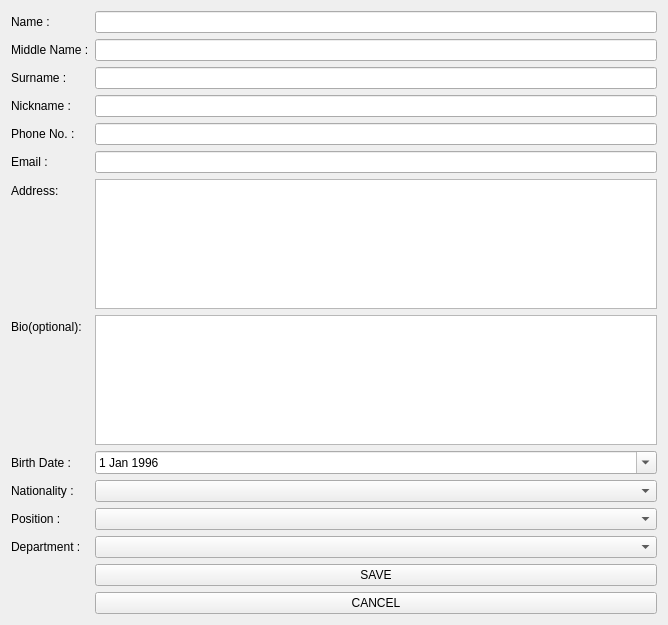
     <widget class="QWidget" name="scrollAreaWidgetContents">
      <property name="geometry">
       <rect>
        <x>0</x>
        <y>-86</y>
        <width>668</width>
        <height>625</height>
       </rect>
      </property>
      <layout class="QFormLayout" name="formLayout">
       <property name="fieldGrowthPolicy">
        <enum>QFormLayout::AllNonFixedFieldsGrow</enum>
       </property>
       <item row="0" column="0">
        <widget class="QLabel" name="label_5">
         <property name="text">
          <string>Name : </string>
         </property>
        </widget>
       </item>
       <item row="0" column="1">
        <widget class="QLineEdit" name="name_lineEdit">
         <property name="mouseTracking">
          <bool>false</bool>
         </property>
         <property name="autoFillBackground">
          <bool>false</bool>
         </property>
         <property name="text">
          <string/>
         </property>
         <property name="frame">
          <bool>true</bool>
         </property>
         <property name="placeholderText">
          <string/>
         </property>
        </widget>
       </item>
       <item row="1" column="0">
        <widget class="QLabel" name="label_6">
         <property name="text">
          <string>Middle Name :</string>
         </property>
        </widget>
       </item>
       <item row="1" column="1">
        <widget class="QLineEdit" name="middlename_lineEdit">
         <property name="mouseTracking">
          <bool>false</bool>
         </property>
        </widget>
       </item>
       <item row="2" column="0">
        <widget class="QLabel" name="label_7">
         <property name="text">
          <string>Surname :</string>
         </property>
        </widget>
       </item>
       <item row="2" column="1">
        <widget class="QLineEdit" name="surname_lineEdit">
         <property name="mouseTracking">
          <bool>false</bool>
         </property>
        </widget>
       </item>
       <item row="3" column="0">
        <widget class="QLabel" name="label_9">
         <property name="text">
          <string>Nickname :</string>
         </property>
        </widget>
       </item>
       <item row="3" column="1">
        <widget class="QLineEdit" name="nickname_lineEdit">
         <property name="mouseTracking">
          <bool>false</bool>
         </property>
        </widget>
       </item>
       <item row="4" column="0">
        <widget class="QLabel" name="label_10">
         <property name="text">
          <string>Phone No. :</string>
         </property>
        </widget>
       </item>
       <item row="4" column="1">
        <widget class="QLineEdit" name="phone_lineEdit">
         <property name="mouseTracking">
          <bool>false</bool>
         </property>
        </widget>
       </item>
       <item row="5" column="0">
        <widget class="QLabel" name="label_17">
         <property name="text">
          <string>Email :</string>
         </property>
        </widget>
       </item>
       <item row="5" column="1">
        <widget class="QLineEdit" name="email_lineEdit">
         <property name="mouseTracking">
          <bool>false</bool>
         </property>
        </widget>
       </item>
       <item row="6" column="0">
        <widget class="QLabel" name="label_11">
         <property name="text">
          <string>Address:</string>
         </property>
        </widget>
       </item>
       <item row="6" column="1">
        <widget class="QTextEdit" name="address_textEdit"/>
       </item>
       <item row="7" column="0">
        <widget class="QLabel" name="label_12">
         <property name="text">
          <string>Bio(optional):</string>
         </property>
        </widget>
       </item>
       <item row="7" column="1">
        <widget class="QTextEdit" name="bio_textEdit"/>
       </item>
       <item row="8" column="0">
        <widget class="QLabel" name="label_13">
         <property name="text">
          <string>Birth Date :</string>
         </property>
        </widget>
       </item>
       <item row="8" column="1">
        <widget class="QDateEdit" name="dateEdit">
         <property name="locale">
          <locale language="English" country="UnitedStates"/>
         </property>
         <property name="date">
          <date>
           <year>1996</year>
           <month>1</month>
           <day>1</day>
          </date>
         </property>
         <property name="calendarPopup">
          <bool>true</bool>
         </property>
        </widget>
       </item>
       <item row="9" column="0">
        <widget class="QLabel" name="label_16">
         <property name="text">
          <string>Nationality :</string>
         </property>
        </widget>
       </item>
       <item row="9" column="1">
        <widget class="QComboBox" name="nation_box"/>
       </item>
       <item row="10" column="0">
        <widget class="QLabel" name="label_14">
         <property name="text">
          <string>Position :</string>
         </property>
        </widget>
       </item>
       <item row="10" column="1">
        <widget class="QComboBox" name="position_box"/>
       </item>
       <item row="11" column="0">
        <widget class="QLabel" name="label_15">
         <property name="text">
          <string>Department :</string>
         </property>
        </widget>
       </item>
       <item row="11" column="1">
        <widget class="QComboBox" name="department_box"/>
       </item>
       <item row="13" column="1">
        <widget class="QPushButton" name="cancel_button">
         <property name="text">
          <string>CANCEL</string>
         </property>
        </widget>
       </item>
       <item row="12" column="1">
        <widget class="QPushButton" name="save_button">
         <property name="text">
          <string>SAVE</string>
         </property>
        </widget>
       </item>
      </layout>
      <zorder>name_lineEdit</zorder>
      <zorder>phone_lineEdit</zorder>
      <zorder>label_9</zorder>
      <zorder>surname_lineEdit</zorder>
      <zorder>label_11</zorder>
      <zorder>nickname_lineEdit</zorder>
      <zorder>middlename_lineEdit</zorder>
      <zorder>label_6</zorder>
      <zorder>label_5</zorder>
      <zorder>label_10</zorder>
      <zorder>label_7</zorder>
      <zorder>address_textEdit</zorder>
      <zorder>label_5</zorder>
      <zorder>phone_lineEdit</zorder>
      <zorder>label_9</zorder>
      <zorder>surname_lineEdit</zorder>
      <zorder>name_lineEdit</zorder>
      <zorder>label_11</zorder>
      <zorder>nickname_lineEdit</zorder>
      <zorder>middlename_lineEdit</zorder>
      <zorder>label_6</zorder>
      <zorder>label_10</zorder>
      <zorder>label_7</zorder>
      <zorder>address_textEdit</zorder>
      <zorder>bio_textEdit</zorder>
      <zorder>label_12</zorder>
      <zorder>dateEdit</zorder>
      <zorder>label_13</zorder>
      <zorder>position_box</zorder>
      <zorder>department_box</zorder>
      <zorder>label_14</zorder>
      <zorder>label_15</zorder>
      <zorder>label_16</zorder>
      <zorder>nation_box</zorder>
      <zorder>label_17</zorder>
      <zorder>email_lineEdit</zorder>
      <zorder>cancel_button</zorder>
      <zorder>save_button</zorder>
     </widget>
